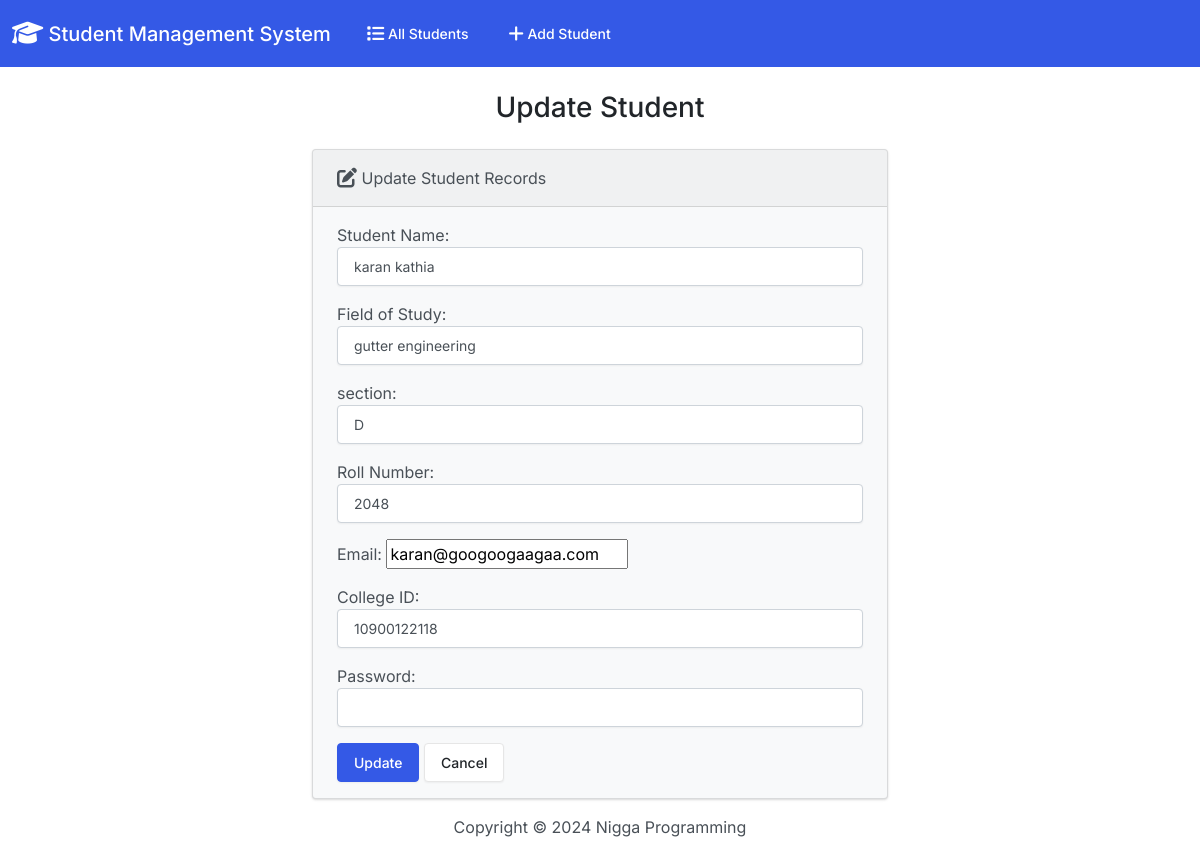
The app's page /edit/9 with its own data.
### student_app/models.py (models this page shows)
class Student(models.Model):
    studentName = models.CharField(max_length = 50 )
    department = models.TextField(max_length= 50)
    section = models.CharField(max_length=50)
    rollNo = models.CharField(max_length=20)
    emailId = models.EmailField(max_length=100)
    collegeId = models.CharField(max_length=20)
    password = models.CharField(max_length=100)
    present = models.CharField(max_length=20)

### student_app/views.py (the view)
# urls.py: path('edit/<int:id>', views.edit, name='edit'),
def edit(request, id):
    if request.method == 'POST':
        student = Student.objects.get(pk=id)
        form = StudentForm(request.POST, instance=student)
        if form.is_valid():
            form.save()
            return render(request, 'edit.html', {
                'form': form,
                'success': True
            })
    else:
        student = Student.objects.get(pk=id)
        form = StudentForm(instance=student)
    return render(request, 'edit.html', {
        'form': form
    })

### student_app/forms.py
class StudentForm(forms.ModelForm):
  class Meta:
    model = Student
    fields = ['studentName', 'department', 'section', 'rollNo', 'emailId', 'collegeId','password']
    labels = {
      'studentName': 'Student Name',
      'collegeId': 'College ID',
      'section': 'section',
      'rollNo': 'Roll Number',
      'emailId': 'Email',
      'department': 'Field of Study',
      'password' : 'Password'
    }
    widgets = {
      'studentName': forms.TextInput(attrs={'class': 'form-control'}),
      'collegeId': forms.NumberInput(attrs={'class': 'form-control'}),
      'section': forms.TextInput(attrs={'class': 'form-control'}),
      'rollNo': forms.TextInput(attrs={'class': 'form-control'}),
      'email': forms.EmailInput(attrs={'class': 'form-control'}),
      'department': forms.TextInput(attrs={'class': 'form-control'}),
      'password': forms.PasswordInput(attrs={'class': 'form-control'})
    }

### student_app/templates/edit.html (shortened to what this page needs)
{% extends "base.html" %}
{% block body %}
  <h3 class="text-center m-4">Update Student</h3>
  {% if success %}
    <div class="alert alert-success" role="alert">
      The student updated successfully.
      <a href="{% url 'index' %}" class="alert-link">Go to Home Page.</a>
    </div>
  {% else %}
    <div class="row justify-content-center">
      <div class="col-6">
        <div class="card bg-light mb-3">
          <div class="card-header">
            <i class="fa-solid fa-pen-to-square fa-lg"></i> Update Student Records
          </div>
          <div class="card-body">
            <form action="" method="POST">
              {{ form.as_p }}
              <button type="submit" class="btn btn-primary">Update</button>
              <a href="{% url 'index' %}" class="btn btn-secondary">Cancel</a>
            </form>
          </div>
        </div>
      </div>
    </div>
  {% endif %}
{% endblock %}

### records on screen
Student: studentName "karan kathia", department "gutter engineering", section "D", rollNo "2048", emailId "karan@googoogaagaa.com", collegeId "10900122118"
